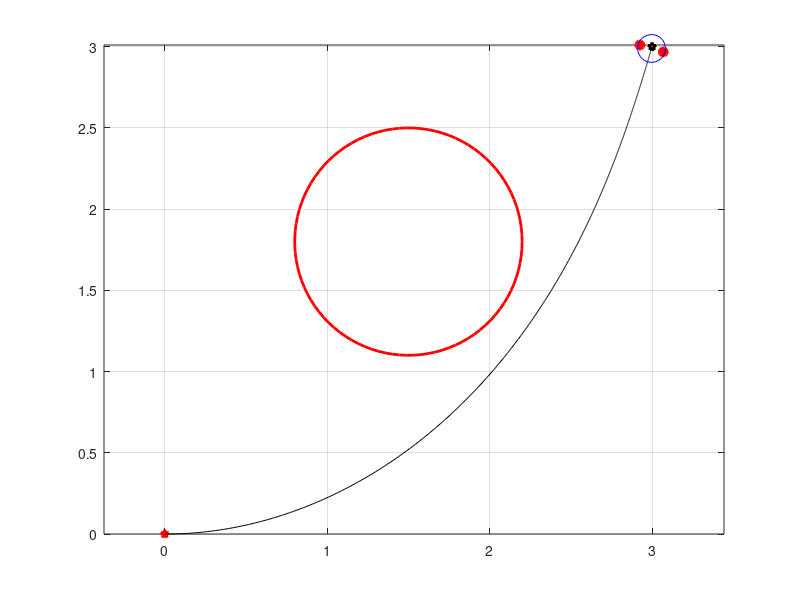
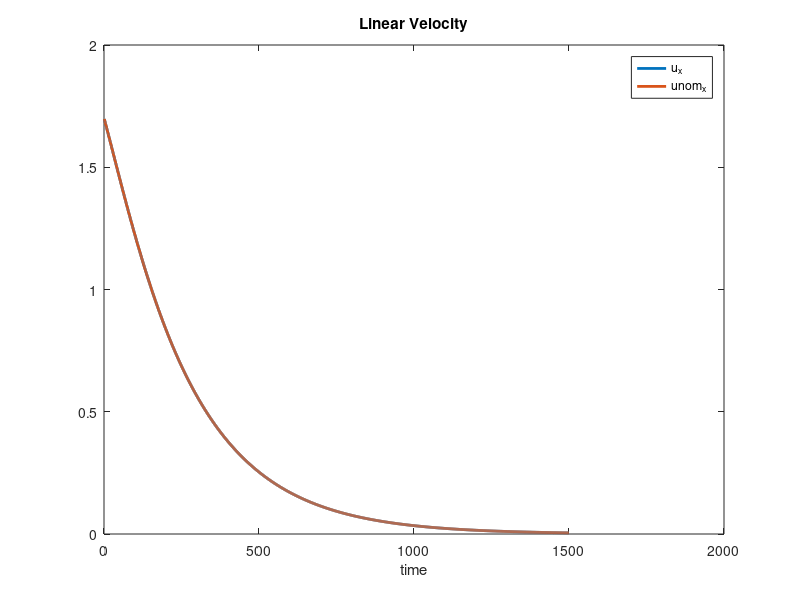
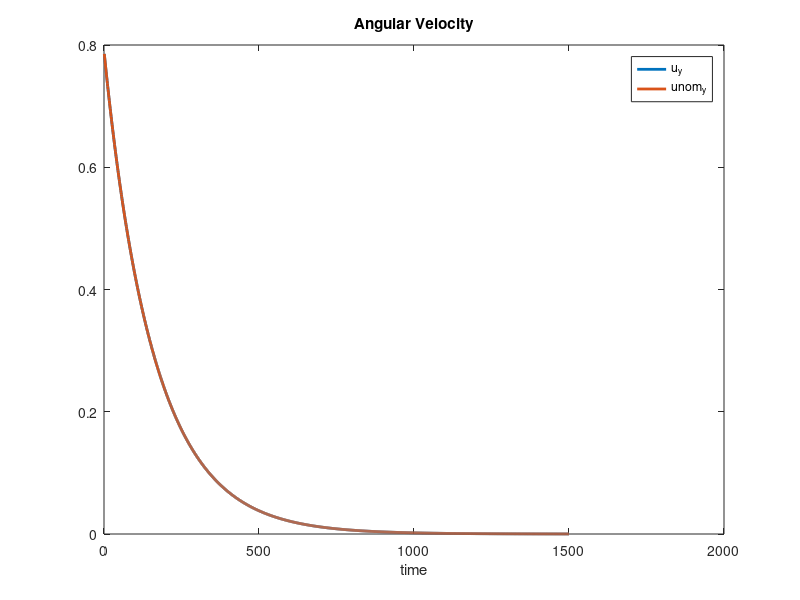

These charts were generated, in order, by the following MATLAB code:
% CBF Using differential drive

clear
close all
clc

%parameters 
b=0.3/2; %length from center of body to wheel
eps = 0.15; %tolerance for h(x)
cbf_gamma = 10; %gamma for CBF
cbf_power = 3; %power for CBF

% Simulation length (in steps)
k_max = 1500;

% Initial positions
x_0 = 0; 
y_0 = 0;
theta_0 = 60;
plot(x_0,y_0,'p','LineWidth',2,'MarkerSize',6,...
    'MarkerEdgeColor','r','MarkerFaceColor','r') %Red Star for Init pos
hold on

% Goal Position
xg = 3; 
yg = 3;
plot(xg,yg,'p','LineWidth',2,'MarkerSize',6,...
    'MarkerEdgeColor','k','MarkerFaceColor','r') %Black Star for goal pos
hold on

% Obstacle position
xo = 1.5;
yo = 1.8;
r = 0.7; %radius of the obstacle
viscircles([xo,yo],r); %Red Circle for plot obstacle

% Reference vectors
x_r = xg*ones(k_max,1);
y_r = yg*ones(k_max,1);

% Preallocate memory
x = zeros(k_max,1); % position on x axis
y = zeros(k_max,1); % position on y axis
v = zeros(k_max,1); % velocity
theta = zeros(k_max,1); % angular position
omega = zeros(k_max,1); % angular velocity
x_e = zeros(k_max,1); % error in x
y_e = zeros(k_max,1); % error in y
theta_e = zeros(k_max,1); % error in theta
theta_d = zeros(k_max,1); % desired theta
p_e = zeros(k_max,1); % error in position
cbf = zeros(k_max,1); % CBF
u_nomx = zeros(k_max,1);
u_nomy = zeros(k_max,1);
ustarx = zeros(k_max,1);
ustary = zeros(k_max,1);

% Time step
T = 0.01; %change to 0.01 for better result but change k_max to 1500

% Proportional controller gains
k_v = 0.4; % velocity gain
k_omega = 1; % angular velocity gain

% Plot animation-----------------
% Initial robot
hold on
grid on
wls=[0 0;-0.5*b 0.5*b]; %car
wlsrot=[cos(theta_0) -sin(theta_0);sin(theta_0) cos(theta_0)]*wls; %orientation of car
h1=plot(wlsrot(1,1)+x_0,wlsrot(2,1)+y_0,'ro','LineWidth',2,'MarkerFaceColor','r'); %plot animation for left wheel
h2=plot(wlsrot(1,2)+x_0,wlsrot(2,2)+y_0,'ro','LineWidth',2,'MarkerFaceColor','r'); %plot animation for left wheel
h3=plot(x_0,y_0,'bo','MarkerSize',20); %plot animation for the body
axis equal

pause (5)
for t = 1:k_max
       
    % Calculate error in position
    p_e(t) = norm([xg;yg] - [x(t);y(t)],2);
    
    % Calculate control input 1 (velocity)
    v(t+1) = k_v*p_e(t);
    
    % Calculate desired theta using atan2
    theta_d(t) = atan2((y_r(t) - y(t)),(x_r(t) - x(t)));
  
    % Calculate error in theta
    theta_e(t) = theta_d(t) - theta(t);
    
    % Calculate control input 2 (angular velocity)
    omega(t+1) = k_omega*theta_e(t);

    % U Nominal
    u_nom = [v(t+1) omega(t+1)];
    u_nomx(t) = u_nom(1);
    u_nomy(t) = u_nom(2);

    % U using CBF
    P_mat = 2 * eye(2); %matrix [2 0;0 2]
    q_mat = -2 * u_nom; %matrix [-2*v(t+1)  -2*omega(t+1)]

    hx = (x(t) - xo)^2 + (y(t) - yo)^2 - (r+eps)^2; %CBF constraint
    lghx = (2*(x(t)-xo)*v(t)*cos(theta(t)) + 2*(y(t)-yo)*v(t)*sin(theta(t))); %derivative of hx
    cbf(t) = lghx + cbf_gamma * (hx); %CBF final form

    %if cbf(t)<0
    %    break
    %end
    
    temp_G = [x(t)-xo y(t)-yo]; %current position - obstacle position
    G_mat = -2*temp_G; %matrix of cur pos - obs pos
    h_mat = [cbf(t)]; %cbf
    options =  optimset('Display','off'); %verbose = off
    sol = quadprog(P_mat, q_mat, G_mat, h_mat, [], [], [], [], [], options); %QP to find v and omega
    u = [sol(1) sol(2)]; %u(1) is v, u(2) is omega
    
    ustarx(t) = u(1); %ustarx is v (only for plot)
    ustary(t) = u(2); %ustary is omega (only for plot)
 
    % Update states
    x(t+1) = x(t) + T*cos(theta(t))*u(1);
    y(t+1) = y(t) + T*sin(theta(t))*u(1);
    theta(t+1) = theta(t) + T*u(2);
    
    %Plot for moving vehicle
    wlsrot=[cos(theta(t)) -sin(theta(t));sin(theta(t)) cos(theta(t))]*wls;
    set(h1,'XData',wlsrot(1,1)+x(t));%plot animation for left wheel
    set(h1,'YData',wlsrot(2,1)+y(t));%plot animation for left wheel
    set(h2,'XData',wlsrot(1,2)+x(t));%plot animation for right wheel
    set(h2,'YData',wlsrot(2,2)+y(t));%plot animation for right wheel
    set(h3,'XData',x(t));%plot animation for the body
    set(h3,'YData',y(t));%plot animation for the body
    
    drawnow; %update plot
    
end

plot(x,y,'k-'); %plot animation for the track

%Plotting u_nomx vs u_starx (linear velocity)
z = 1:k_max;
figure (2)
plot (z,ustarx,'LineWidth',2)
hold on
plot (z,u_nomx,'LineWidth',2)
title ('Linear Velocity')
xlabel ('time')
legend('u_x','unom_x')

%Plotting u_nomy vs u_stary (angular velocity)
figure (3)
plot (z,ustary,'LineWidth',2)
hold on
plot (z,u_nomy,'LineWidth',2)
title ('Angular Velocity')
xlabel ('time')
legend('u_y','unom_y')
